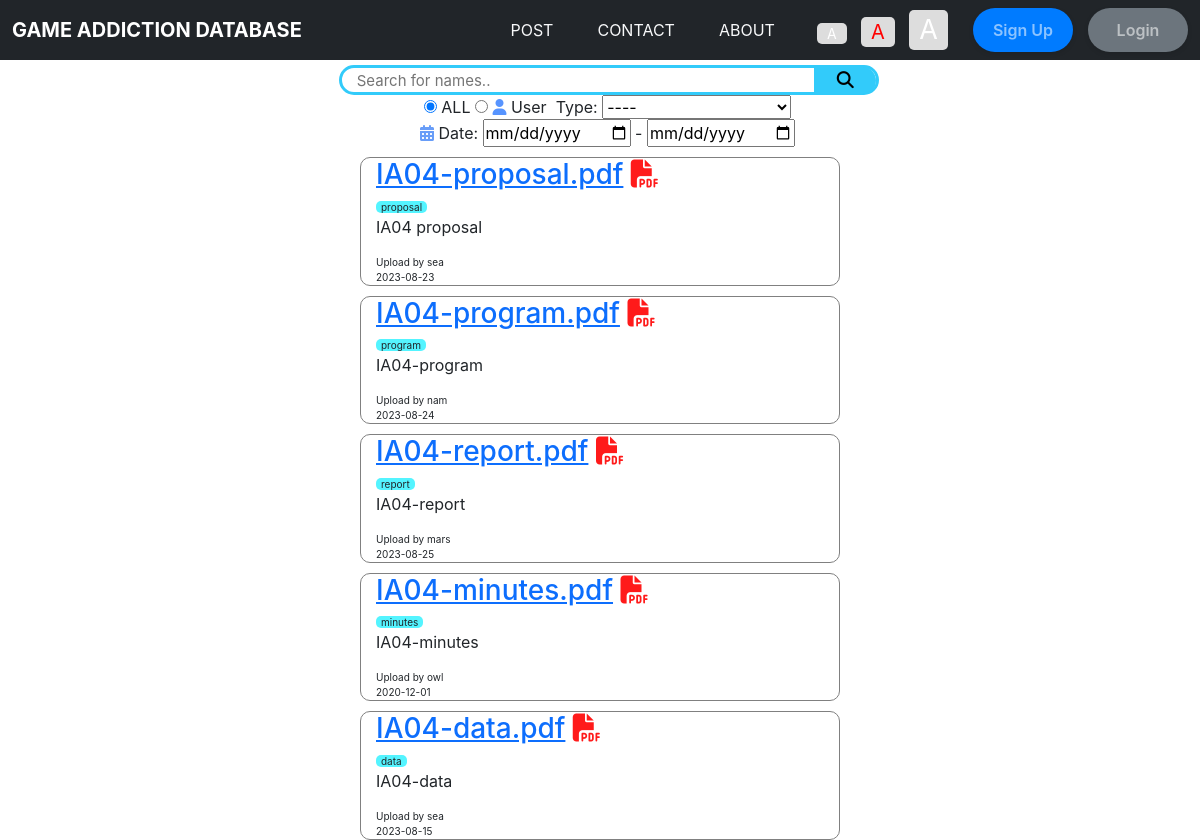
Screenshot of /search.php with the database file from the repository.
### tables this page shows
CREATE TABLE `pdf` (
  `pdfID` int(11) NOT NULL,
  `fileName` varchar(200) NOT NULL,
  `userName` varchar(200) NOT NULL,
  `pdfDescription` varchar(200) NOT NULL,
  `uploadDate` date NOT NULL,
  `type` varchar(50) NOT NULL
);

### search.php (the view, shortened to what this page needs)
<!DOCTYPE html>
<html lang="en">
<head>
    <?php include 'menu.php'; ?>
    <link rel="stylesheet" href="style/bootstrap.min.css" />
    <link rel="stylesheet" href="https://cdn.jsdelivr.net/npm/bootstrap-icons@1.4.1/font/bootstrap-icons.css" />
    <link rel="stylesheet" href="style/dataTables.bootstrap5.min.css" />
    <link rel="stylesheet" href="./style/menu.css">
    <link rel="stylesheet" href="./style/search.css">
    <link rel="stylesheet" href="https://cdnjs.cloudflare.com/ajax/libs/font-awesome/6.4.2/css/all.min.css">
</head>
<body>
    <div id="searchBox">
        <form action="" method="get">
            <span>
                <input type="text" id="searchInput" name="keyword" placeholder="Search for names.." title="Type in a name">
                <button id="searchbtn" type="submit"><i class="fas fa-search"></i></button><br>
            </span>
            <span>
                <input type="radio" id="ALL" name="label" value="ALL" checked>
                <label for="ALL">ALL</label>
                <input type="radio" id="User" name="label" value="User">
                <label for="User"><i class="fa-solid fa-user" style="color: #5794ff;"></i> User</label>&nbsp;
            </span>
            <span>
                <label for="type">Type:</label>
                <select id="type" name="type">
                    <option value="none">----</option>
                </select><br>
            </span>
            <span>
                <i class="fa-solid fa-calendar-days" style="color: #689df8;"></i> Date:
                <input type="date" id="fDate" name="fromDate"> -
                <input type="date" id="tDate" name="toDate">
            </span>
        </form>
    </div>
    <?php
        if(isset($_GET)){
            $keyword = "";
            extract($_GET);
            if($keyword == ""){
                $sql = "SELECT fileName, userName, pdfDescription, uploadDate, type FROM `pdf`";
            }else if($label == "ALL"){
                $sql = "SELECT fileName, userName, pdfDescription, uploadDate, type FROM `pdf` WHERE `fileName` LIKE '%$keyword%' OR `userName` LIKE '%$keyword%'";
            }else if($label == "User"){
                $sql = "SELECT fileName, userName, pdfDescription, uploadDate, type FROM `pdf` WHERE `userName` LIKE '%$keyword%'";
            }
            $hostname = "127.0.0.1";
            $username = "root";
            $pwd = "";
            $db = "iadb";
            $conn = mysqli_connect($hostname, $username, $pwd, $db)
            or die(mysqli_connect_error());
            $rs = mysqli_query($conn, $sql);
            $data = [] ;
            while ($rc = mysqli_fetch_assoc($rs))
            {
                $data[]=$rc;
            }
            if(count($data) > 0){
                foreach($data as $text){
                    echo <<<EDR
                        <div id="result">
                            <h3>
                                <a href='./pdf/{$text['fileName']}' target='_blank'>{$text['fileName']}</a>
                                <a href='./pdf/{$text['fileName']}' download title='download'>
                                    <i class="fa-solid fa-file-pdf" style="color: #ff1a1a;"></i>
                                </a>
                            </h3>
                            <div id='tag'><span>{$text['type']}</span></div>
                            <p>{$text['pdfDescription']}</p>
                            <div>Upload by {$text['userName']}</div>
                            <div>{$text['uploadDate']}</div>
                        </div>
                    EDR;
                }
            } else {
                echo "<p style='font-size: 50px; text-align: center;'>not file found</p>";
            }
        }
    ?>
</body>
</html>

### style/menu.css (style rules this page uses)
body, button { font-family: "Inter", sans-serif; }
:root { --offcanvas-width: 270px; --topNavbarHeight: 56px; }
form { width: 100%; max-width: 600px; margin: 0 auto; }

### style/search.css (style rules this page uses)
#searchBox { text-align: center; margin-top: 65px; }
#searchInput { width: 90%; height: 30px; border-radius: 30px; border: 3px solid #32cbfa; font-size: 15px; padding-left: 15px; }
#searchbtn { font-size: 17px; width: 62px; height: 27px; margin-left: -69px; background-color: #32cbfa; border-top-right-radius: 30px; border-bottom-right-radius: 30px; border: none; cursor: pointer; }
#result { border: 1px solid gray; border-radius: 10px; width: 40%; margin-left: 30%; margin-top: 10px; }
#result h3,p,div { margin-left: 15px; }
#result div { font-size: 10px; }
#tag span { background-color: #54f4ff; border-radius: 5px; padding:0px 5px; }

### rows the page displays
pdf: fileName "IA04-proposal.pdf", type "proposal", pdfDescription "IA04 proposal", userName "sea", uploadDate "2023-08-23"
pdf: fileName "IA04-program.pdf", type "program", pdfDescription "IA04-program", userName "nam", uploadDate "2023-08-24"
pdf: fileName "IA04-report.pdf", type "report", pdfDescription "IA04-report", userName "mars", uploadDate "2023-08-25"
pdf: fileName "IA04-minutes.pdf", type "minutes", pdfDescription "IA04-minutes", userName "owl", uploadDate "2020-12-01"
pdf: fileName "IA04-data.pdf", type "data", pdfDescription "IA04-data", userName "sea", uploadDate "2023-08-15"
